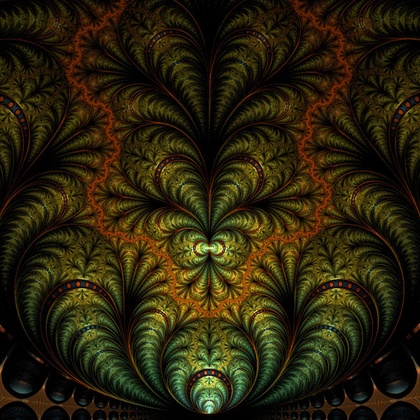
%> input picture images/Ex1.jpg, 420 x 420 px, shrunk from 650 x 650 before the run; its folder holds only this picture in this run
$ octave exemplarsSSIM.m   (GNU Octave 9; MATLAB toolbox functions it lacks are replaced by stand-ins)
%> lines starting %> are read from the running program, lines starting %| are printed output that depends on the picture
% Clear workspace and command window
clear; clc;

% Define the folder containing the PNG images
folder_path = 'images/';

% Get a list of all PNG files in the folder
file_list = dir(fullfile(folder_path, '*.jpg'));

% Get the number of images
num_images = numel(file_list);

% Pre-allocate a matrix to store the SSIM values
% The matrix will be a 16x16 grid for all-to-all comparisons
ssim_matrix = zeros(num_images, num_images);

% Loop through each image to compare it with all other images
for i = 1:num_images
    % Read the first image
    image1_path = fullfile(folder_path, file_list(i).name);
    image1 = imread(image1_path);
%> image1 is the input picture: size 420x420x3 uint8; mean R, G, B 42, 34.4, 12.6

    % Ensure images are grayscale for SSIM calculation
    if size(image1, 3) == 3
        image1 = rgb2gray(image1);
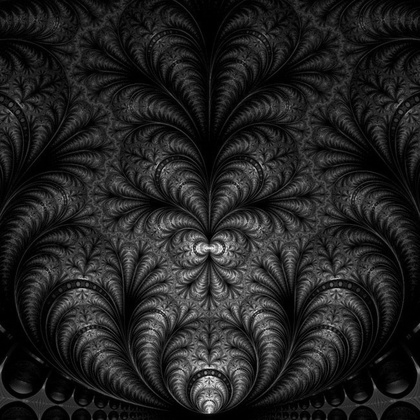
%> image1: size 420x420 uint8; min 0, max 240, mean 34.2
    end

    for j = 1:num_images
        % Read the second image
        image2_path = fullfile(folder_path, file_list(j).name);
        image2 = imread(image2_path);

        % Ensure images are grayscale for SSIM calculation
        if size(image2, 3) == 3
            image2 = rgb2gray(image2);
        end

        % Calculate the SSIM value
        [ssim_val, ~] = ssim(image1, image2);
%> ssim_val = 1

        % Store the SSIM value in the matrix
        ssim_matrix(i, j) = ssim_val;
    end
end

% Display the resulting SSIM matrix
disp('SSIM Matrix (All-to-All Comparison):');
disp(ssim_matrix);
%| 1

% Optional: Save the SSIM matrix to a CSV file for easy viewing
csv_filename = 'ssim_results.csv';
writematrix(ssim_matrix, csv_filename);
fprintf('SSIM matrix has been saved to %s\n', csv_filename);

% Optional: Visualize the SSIM matrix as a heatmap
figure;
imagesc(ssim_matrix);
colormap('jet');
colorbar;
axis equal tight;
title('SSIM All-to-All Comparison Heatmap');
xlabel('Image Index');
ylabel('Image Index');
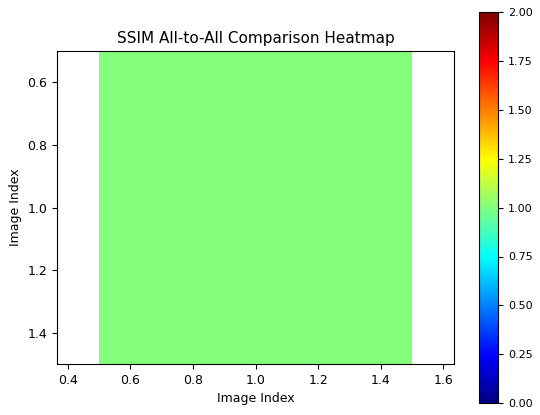
%> figure redrawn from the program's plot data

$ run again, on images/Ex13.jpg
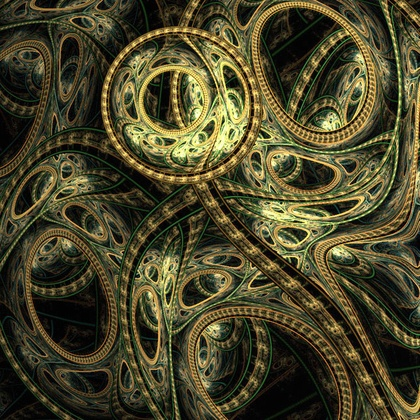
%> input picture images/Ex13.jpg, 420 x 420 px, shrunk from 645 x 645 before the run
%> image1 is the input picture: size 420x420x3 uint8; mean R, G, B 74, 69.7, 41.8
%> `image1 = rgb2gray(image1);`:
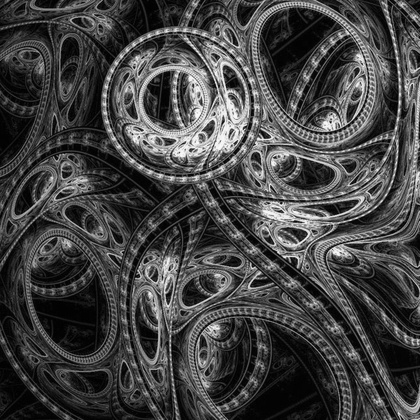
%> image1: size 420x420 uint8; min 0, max 250, mean 67.8
%> ssim_val = 1
%| 1

$ run again, on images/Ex14.jpg
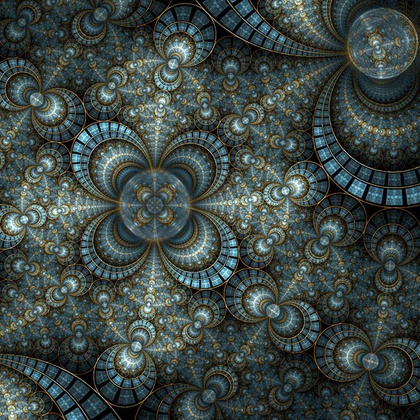
%> input picture images/Ex14.jpg, 420 x 420 px, shrunk from 700 x 700 before the run
%> image1 is the input picture: size 420x420x3 uint8; mean R, G, B 60.8, 71.5, 67.7
%> `image1 = rgb2gray(image1);`:
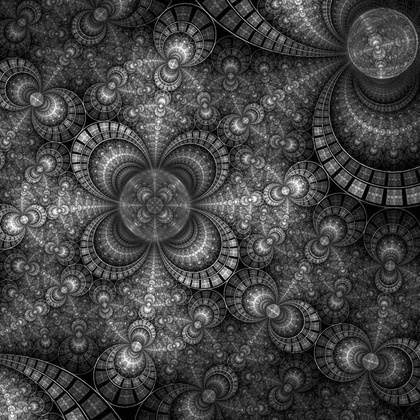
%> image1: size 420x420 uint8; min 0, max 253, mean 67.9
%> ssim_val = 1
%| 1

$ run again, on images/Ex15.jpg
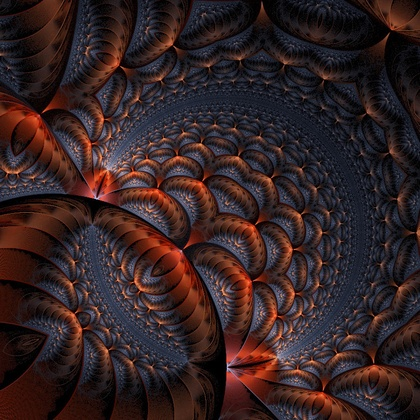
%> input picture images/Ex15.jpg, 420 x 420 px, shrunk from 800 x 800 before the run
%> image1 is the input picture: size 420x420x3 uint8; mean R, G, B 51.9, 34.6, 35.7
%> `image1 = rgb2gray(image1);`:
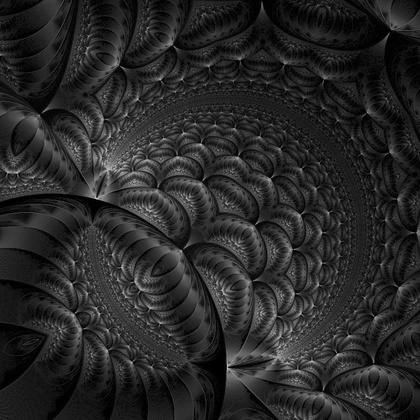
%> image1: size 420x420 uint8; min 0, max 203, mean 39.9
%> ssim_val = 1
%| 1

$ run again, on images/Ex10.jpg
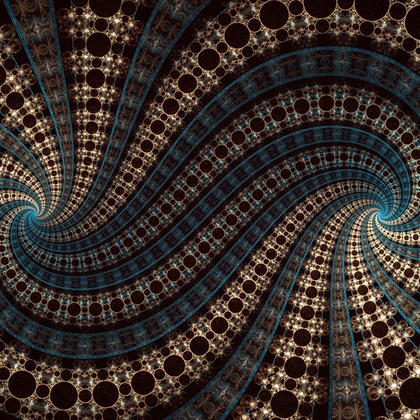
%> input picture images/Ex10.jpg, 420 x 420 px, shrunk from 700 x 700 before the run
%> image1 is the input picture: size 420x420x3 uint8; mean R, G, B 56.4, 46.4, 42.1
%> `image1 = rgb2gray(image1);`:
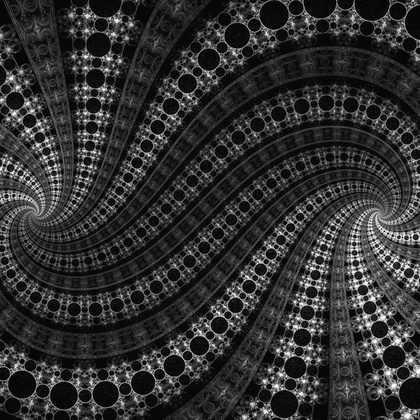
%> image1: size 420x420 uint8; min 0, max 253, mean 48.9
%> ssim_val = 1
%| 1
